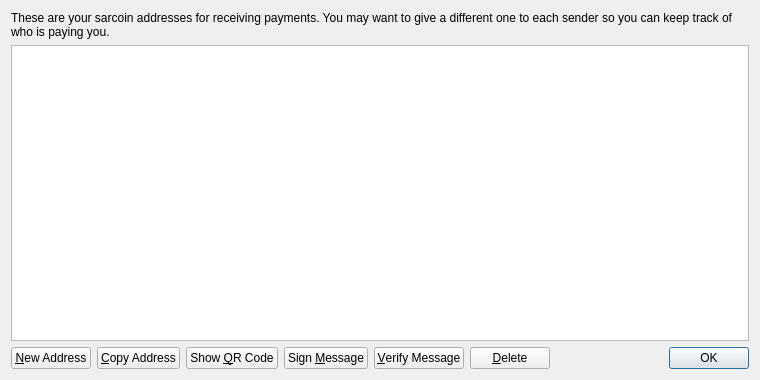
<?xml version="1.0" encoding="UTF-8"?>
<ui version="4.0">
 <class>AddressBookPage</class>
 <widget class="QWidget" name="AddressBookPage">
  <property name="geometry">
   <rect>
    <x>0</x>
    <y>0</y>
    <width>760</width>
    <height>380</height>
   </rect>
  </property>
  <property name="windowTitle">
   <string>Address Book</string>
  </property>
  <layout class="QVBoxLayout" name="verticalLayout">
   <item>
    <widget class="QLabel" name="labelExplanation">
     <property name="text">
      <string>These are your sarcoin addresses for receiving payments. You may want to give a different one to each sender so you can keep track of who is paying you.</string>
     </property>
     <property name="textFormat">
      <enum>Qt::PlainText</enum>
     </property>
     <property name="wordWrap">
      <bool>true</bool>
     </property>
    </widget>
   </item>
   <item>
    <widget class="QTableView" name="tableView">
     <property name="contextMenuPolicy">
      <enum>Qt::CustomContextMenu</enum>
     </property>
     <property name="toolTip">
      <string>Double-click to edit address or label</string>
     </property>
     <property name="tabKeyNavigation">
      <bool>false</bool>
     </property>
     <property name="alternatingRowColors">
      <bool>true</bool>
     </property>
     <property name="selectionMode">
      <enum>QAbstractItemView::SingleSelection</enum>
     </property>
     <property name="selectionBehavior">
      <enum>QAbstractItemView::SelectRows</enum>
     </property>
     <property name="sortingEnabled">
      <bool>true</bool>
     </property>
     <attribute name="verticalHeaderVisible">
      <bool>false</bool>
     </attribute>
    </widget>
   </item>
   <item>
    <layout class="QHBoxLayout" name="horizontalLayout">
     <item>
      <widget class="QPushButton" name="newAddressButton">
       <property name="toolTip">
        <string>Create a new address</string>
       </property>
       <property name="text">
        <string>&amp;New Address</string>
       </property>
       <property name="icon">
        <iconset resource="../bitcoin.qrc">
         <normaloff>:/icons/add</normaloff>:/icons/add</iconset>
       </property>
      </widget>
     </item>
     <item>
      <widget class="QPushButton" name="copyToClipboard">
       <property name="toolTip">
        <string>Copy the currently selected address to the system clipboard</string>
       </property>
       <property name="text">
        <string>&amp;Copy Address</string>
       </property>
       <property name="icon">
        <iconset resource="../bitcoin.qrc">
         <normaloff>:/icons/editcopy</normaloff>:/icons/editcopy</iconset>
       </property>
      </widget>
     </item>
     <item>
      <widget class="QPushButton" name="showQRCode">
       <property name="text">
        <string>Show &amp;QR Code</string>
       </property>
       <property name="icon">
        <iconset resource="../bitcoin.qrc">
         <normaloff>:/icons/qrcode</normaloff>:/icons/qrcode</iconset>
       </property>
      </widget>
     </item>
     <item>
      <widget class="QPushButton" name="signMessage">
       <property name="toolTip">
        <string>Sign a message to prove you own a sarcoin address</string>
       </property>
       <property name="text">
        <string>Sign &amp;Message</string>
       </property>
       <property name="icon">
        <iconset resource="../bitcoin.qrc">
         <normaloff>:/icons/edit</normaloff>:/icons/edit</iconset>
       </property>
      </widget>
     </item>
     <item>
      <widget class="QPushButton" name="verifyMessage">
       <property name="toolTip">
        <string>Verify a message to ensure it was signed with a specified sarcoin address</string>
       </property>
       <property name="text">
        <string>&amp;Verify Message</string>
       </property>
       <property name="icon">
        <iconset resource="../bitcoin.qrc">
         <normaloff>:/icons/transaction_0</normaloff>:/icons/transaction_0</iconset>
       </property>
      </widget>
     </item>
     <item>
      <widget class="QPushButton" name="deleteButton">
       <property name="toolTip">
        <string>Delete the currently selected address from the list</string>
       </property>
       <property name="text">
        <string>&amp;Delete</string>
       </property>
       <property name="icon">
        <iconset resource="../bitcoin.qrc">
         <normaloff>:/icons/remove</normaloff>:/icons/remove</iconset>
       </property>
      </widget>
     </item>
     <item>
      <spacer name="horizontalSpacer">
       <property name="orientation">
        <enum>Qt::Horizontal</enum>
       </property>
       <property name="sizeHint" stdset="0">
        <size>
         <width>40</width>
         <height>20</height>
        </size>
       </property>
      </spacer>
     </item>
     <item>
      <widget class="QDialogButtonBox" name="buttonBox">
       <property name="sizePolicy">
        <sizepolicy hsizetype="Maximum" vsizetype="Fixed">
         <horstretch>0</horstretch>
         <verstretch>0</verstretch>
        </sizepolicy>
       </property>
       <property name="standardButtons">
        <set>QDialogButtonBox::Ok</set>
       </property>
      </widget>
     </item>
    </layout>
   </item>
  </layout>
 </widget>
 <resources>
  <include location="../bitcoin.qrc"/>
 </resources>
 <connections/>
</ui>
